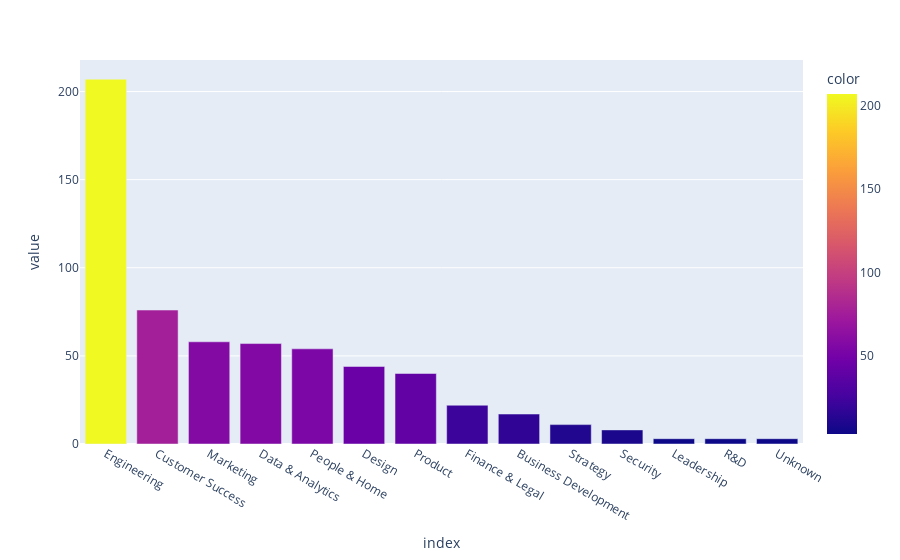

Notebook cell for this chart:
### Code cell
px.bar(df['Division'].value_counts(), color=df['Division'].value_counts(), color_discrete_map="identity")

### Figure 1 — Plotly figure (JSON) as saved in the notebook; plotly's stock layout.template omitted (floating-point values rounded to 4 significant figures)
{"data": [{"alignmentgroup": "True", "hovertemplate": "index=%{x}<br>value=%{y}<br>color=%{marker.color}<extra></extra>", "legendgroup": "", "marker": {"color": [207, 76, 58, 57, 54, 44, 40, 22, 17, 11, 8, 3, 3, 3], "coloraxis": "coloraxis"}, "name": "", "offsetgroup": "", "orientation": "v", "showlegend": false, "textposition": "auto", "type": "bar", "x": ["Engineering", "Customer Success", "Marketing", "Data & Analytics", "People & Home", "Design", "Product", "Finance & Legal", "Business Development", "Strategy", "Security", "Leadership", "R&D", "Unknown"], "xaxis": "x", "y": [207, 76, 58, 57, 54, 44, 40, 22, 17, 11, 8, 3, 3, 3], "yaxis": "y"}], "layout": {"barmode": "relative", "coloraxis": {"colorbar": {"title": {"text": "color"}}, "colorscale": [[0, "#0d0887"], [0.1111, "#46039f"], [0.2222, "#7201a8"], [0.3333, "#9c179e"], [0.4444, "#bd3786"], [0.5556, "#d8576b"], [0.6667, "#ed7953"], [0.7778, "#fb9f3a"], [0.8889, "#fdca26"], [1, "#f0f921"]]}, "legend": {"tracegroupgap": 0}, "margin": {"t": 60}, "xaxis": {"anchor": "y", "domain": [0, 1], "title": {"text": "index"}}, "yaxis": {"anchor": "x", "domain": [0, 1], "title": {"text": "value"}}}}
